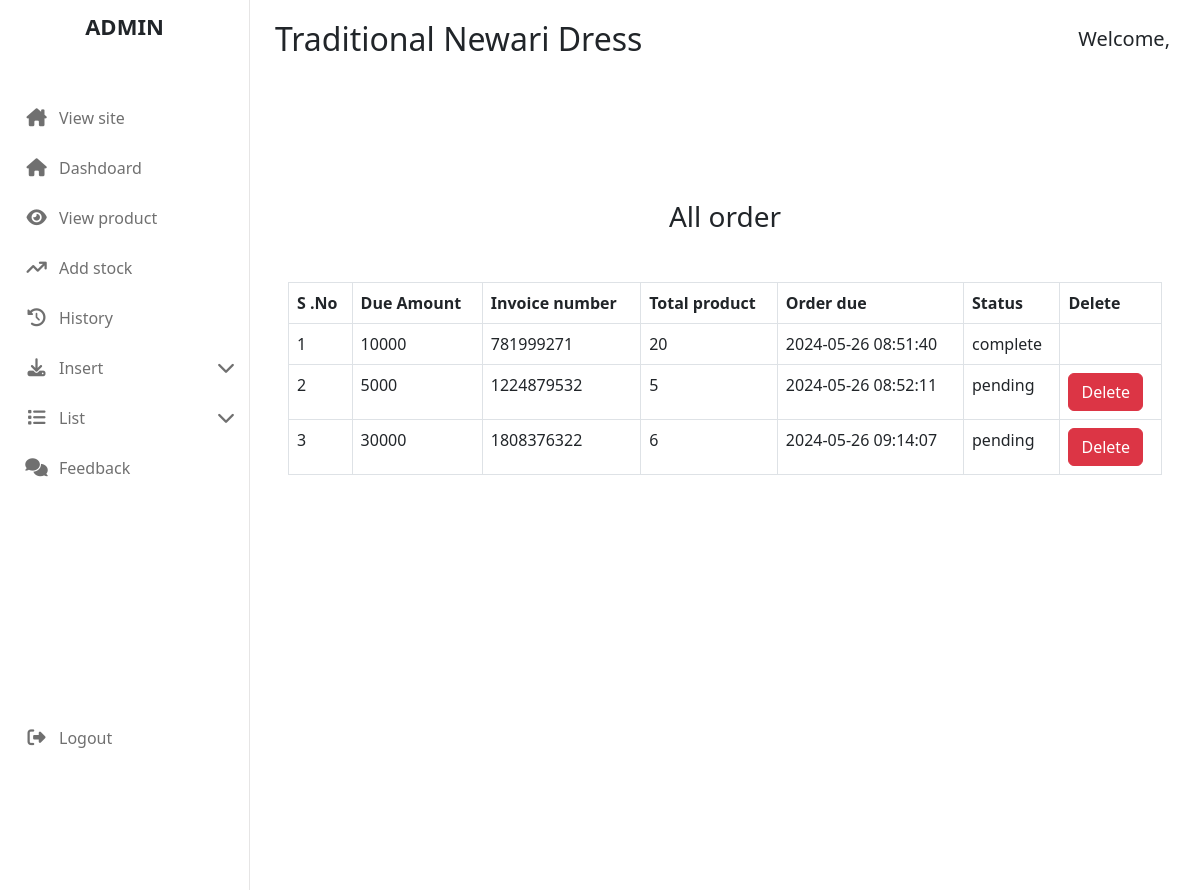
Page /admin_area/index.php?list_order (signed in) on the earlier database version.
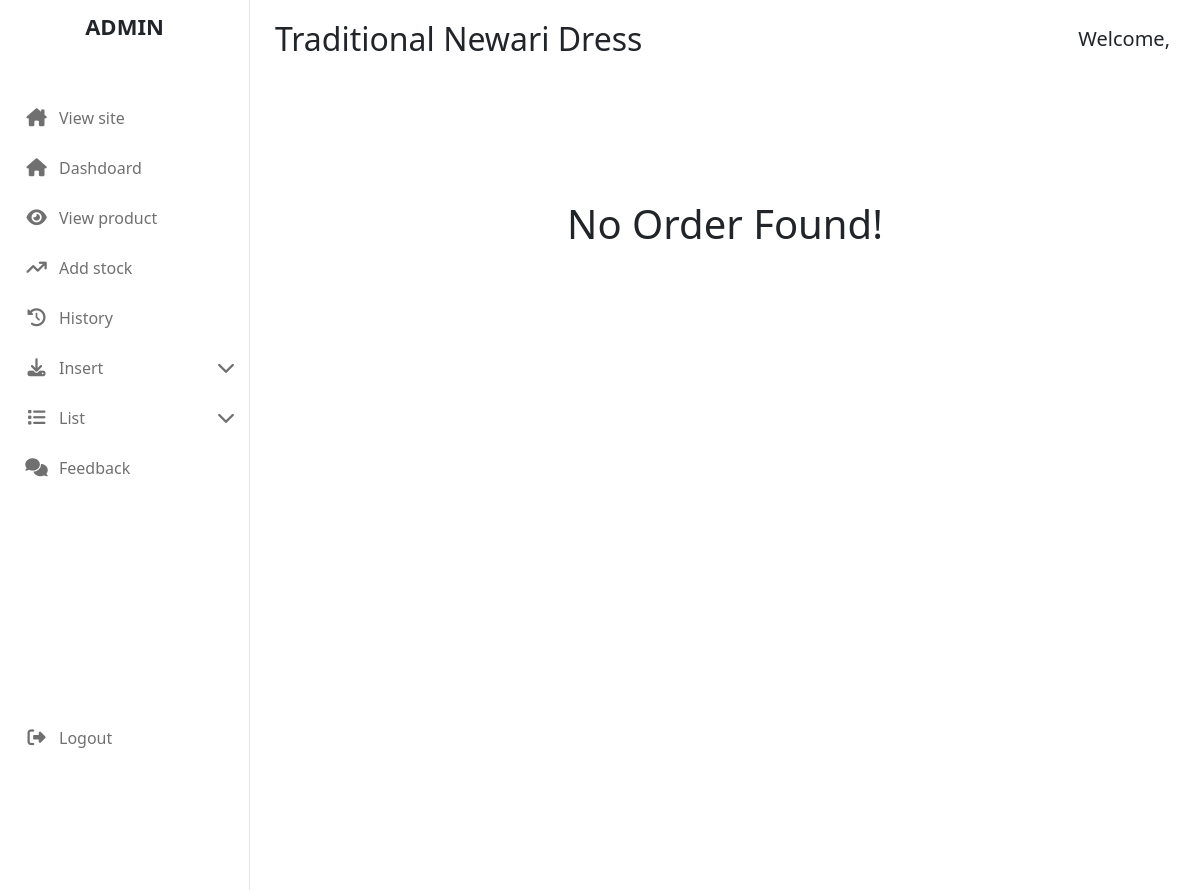
Same page on the later database version.
### tables this page shows
CREATE TABLE `user_order` (
  `order_id` int(11) NOT NULL,
  `user_id` int(11) NOT NULL,
  `product_id` int(11) NOT NULL,
  `amount_due` int(255) NOT NULL,
  `invoice_number` int(255) NOT NULL,
  `total_products` int(255) NOT NULL,
  `order_date` timestamp NOT NULL DEFAULT current_timestamp() ON UPDATE current_timestamp(),
  `order_status` varchar(255) NOT NULL
);

### admin_area/list_order.php (the view, shortened to what this page needs)
<section class="section-gaps list-order">
    <div class="container">
        <?php
        $get_order = "SELECT * FROM `user_order`";
        $result = mysqli_query($conn, $get_order);
        $row = mysqli_num_rows($result);
        if ($row == 0) {
            echo "<h1 class='heading text-center'>No Order Found!</h1>";
        } else {
            echo "
        <h3 class='text-center heading'>All order</h3>
            <table class='table table-bordered mt-5'>
                    <thead>
                        <tr>
                            <th>S .No</th>
                            <th>Due Amount</th>
                            <th>Invoice number</th>
                            <th>Total product</th>
                            <th>Order due</th>
                            <th>Status</th>
                            <th>Delete</th>
                        </tr>
                    </thead>
                    <tbody>";
            $number = 0;
            while ($row = mysqli_fetch_assoc($result)) {
                $order_id = $row['order_id'];
                $amount_due = $row['amount_due'];
                $invoice_number = $row['invoice_number'];
                $total_products = $row['total_products'];
                $order_date = $row['order_date'];
                $order_status = $row['order_status'];
                $number++;
                echo "
                <tr>
                    <td data-label='S. No'>$number</td>
                    <td data-label='Due Amount'>$amount_due</td>
                    <td data-label='Invoice number'>$invoice_number</td>
                    <td data-label='Total Amount'>$total_products</td>
                    <td data-label='Order due'>$order_date</td>
                    <td data-label='Status'>$order_status</td>
                    <td data-label='Delete'>";
                if ($order_status != "complete") {
                    echo "<a href='index.php?order_id=$order_id' class='btn btn-danger' onclick='return confirm(\"Are you sure you want to delete this order?\")'>Delete</a>";
                }
                echo "</td>
                </tr>";
            }
            echo "</tbody></table>";
        }
        ?>
    </div>
</section>

Differences in the rows shown:
removed user_order: amount_due "10000", invoice_number "781999271", total_products "20", order_date "2024-05-26 08:51:40", order_status "complete"
removed user_order: amount_due "5000", invoice_number "1224879532", total_products "5", order_date "2024-05-26 08:52:11", order_status "pending"
removed user_order: amount_due "30000", invoice_number "1808376322", total_products "6", order_date "2024-05-26 09:14:07", order_status "pending"
Other differences:
text no longer shown: "All order S .No Due Amount Invoice number Total product Order due Status Delete"
text now shown: "No Order Found!"
